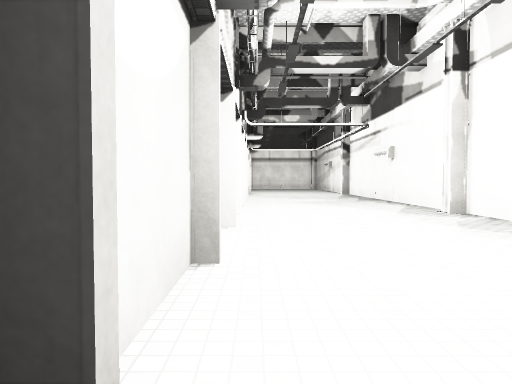
View 1 (above)

12 first-person views from a walk through a 3-D level made in the Unity game engine. The camera is 1.5 m above the floor, tilts 2° down and sees 70° across. Doors are open. The floor is counted in squares, 2 m on a side. Each view is taken from the middle of a square. On the plan, view 1 faces up. The plan holds only what a view shows up to about 11 squares ahead; the rest is blank. The place goes on beyond the plan. The player character is not drawn. Surface patterns are stand-ins for the level's own textures.

View 2
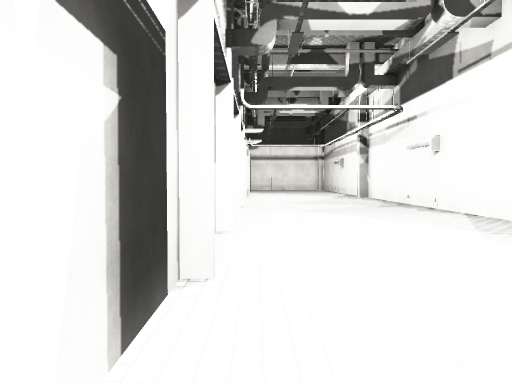

View 3
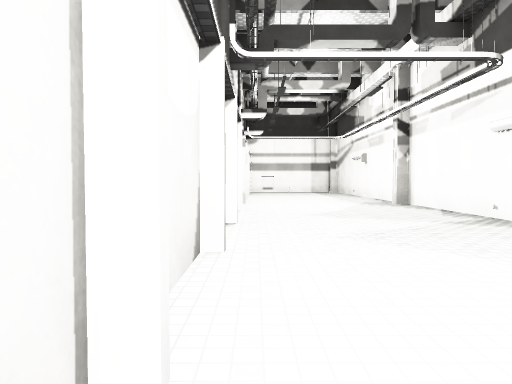

View 4
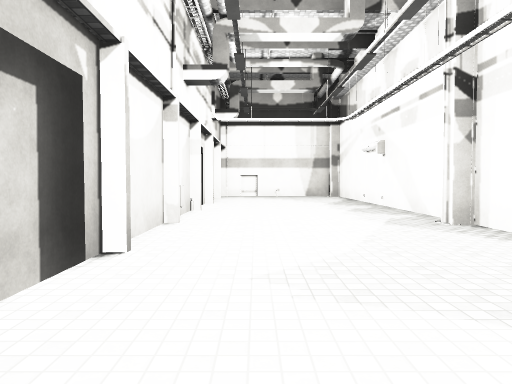

View 5
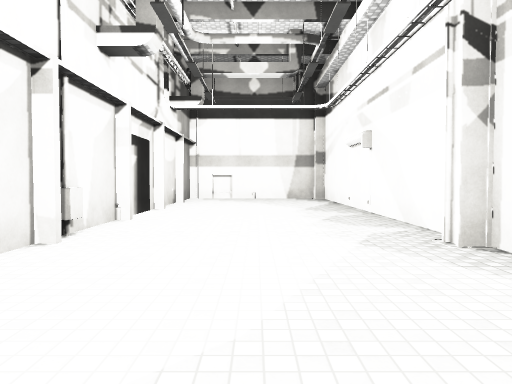

View 6
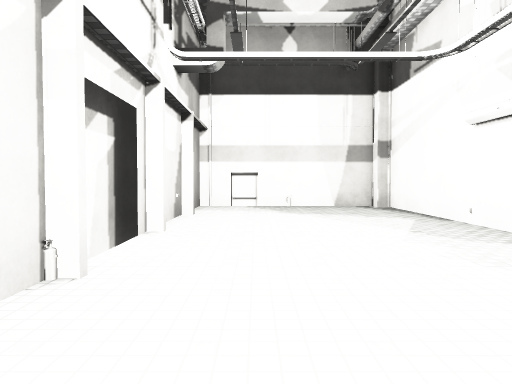

View 7
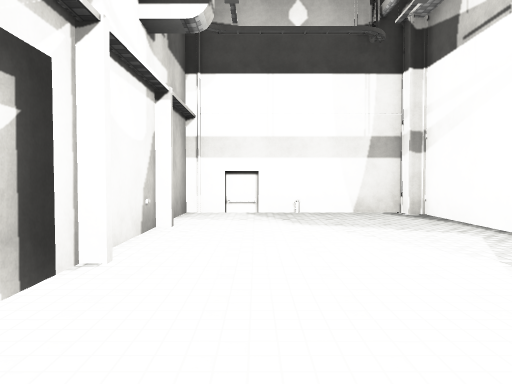

View 8
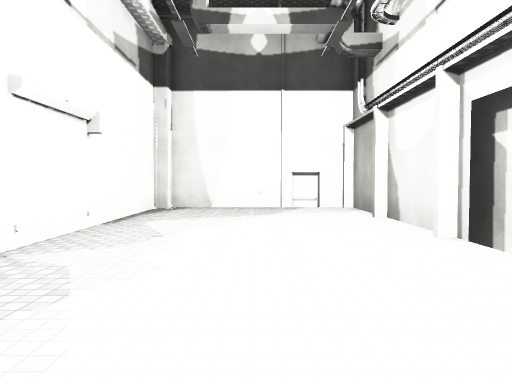

View 9
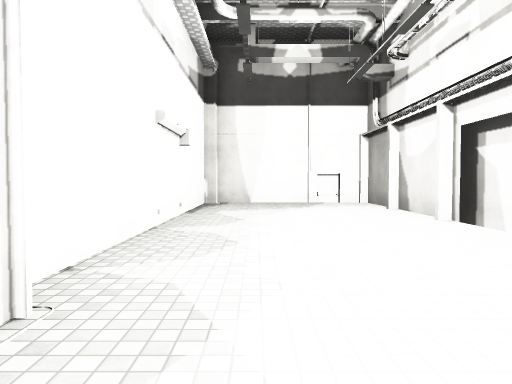

View 10
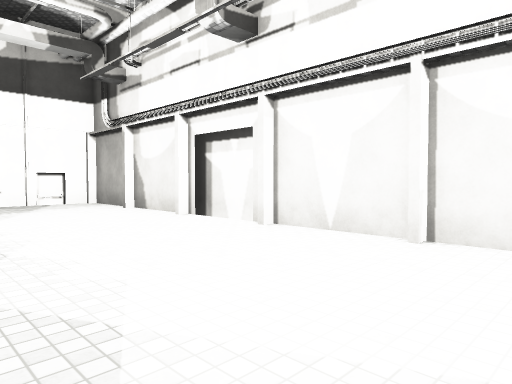

View 11
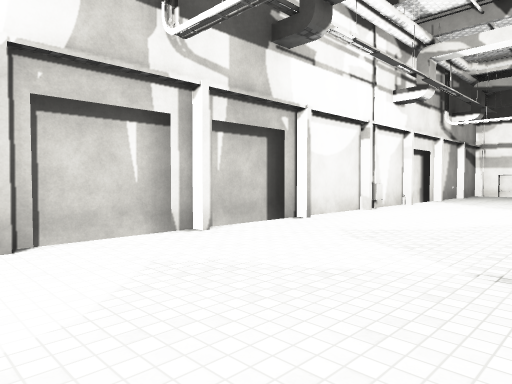

View 12
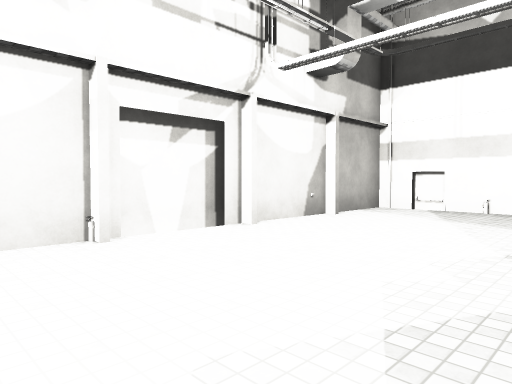

### Floor plan
Key: @ floor where view 1 was taken; # wall or solid block; . floor; D open door; O other object.
Columns run from 1 left of view 1 to 5 right of it. Each row starts with its distance up from view 1.
 29 #######
 28 #..O..#
 27 #.....#
 26 #.....#
 25 #.....#
 24 #.....#
 23 #D....#
 22 DD....#
 21 OD....#
 20 #.....#
 19 #O....#
 18 #.....#
 17 #.....#
 16 #.....#
 15 DD....#
 14 DD....#
 13 #D....#
 12 DD....#
 11 #D....#
 10 #.....#
  9 #.....#
  8 #.....#
  7 #.....#
  6 #.....#
  5 DD....#
  4 DD....#
  3 #.....#
  2 #.....#
  1  .....#
  0 #@....#
 -1 #.....#
 -2 #######

Where each view was taken, in squares from view 1:
view 1: 0 up, 0 right, facing up
view 2: 3 up, 0 right, facing up
view 3: 7 up, 0 right, facing up
view 4: 12 up, 1 right, facing up
view 5: 14 up, 2 right, facing up
view 6: 18 up, 1 right, facing up
view 7: 20 up, 1 right, facing up
view 8: 8 up, 2 right, facing down
view 9: 10 up, 3 right, facing down
view 10: 10 up, 4 right, facing down-left
view 11: 10 up, 4 right, facing up-left
view 12: 19 up, 4 right, facing up-left
